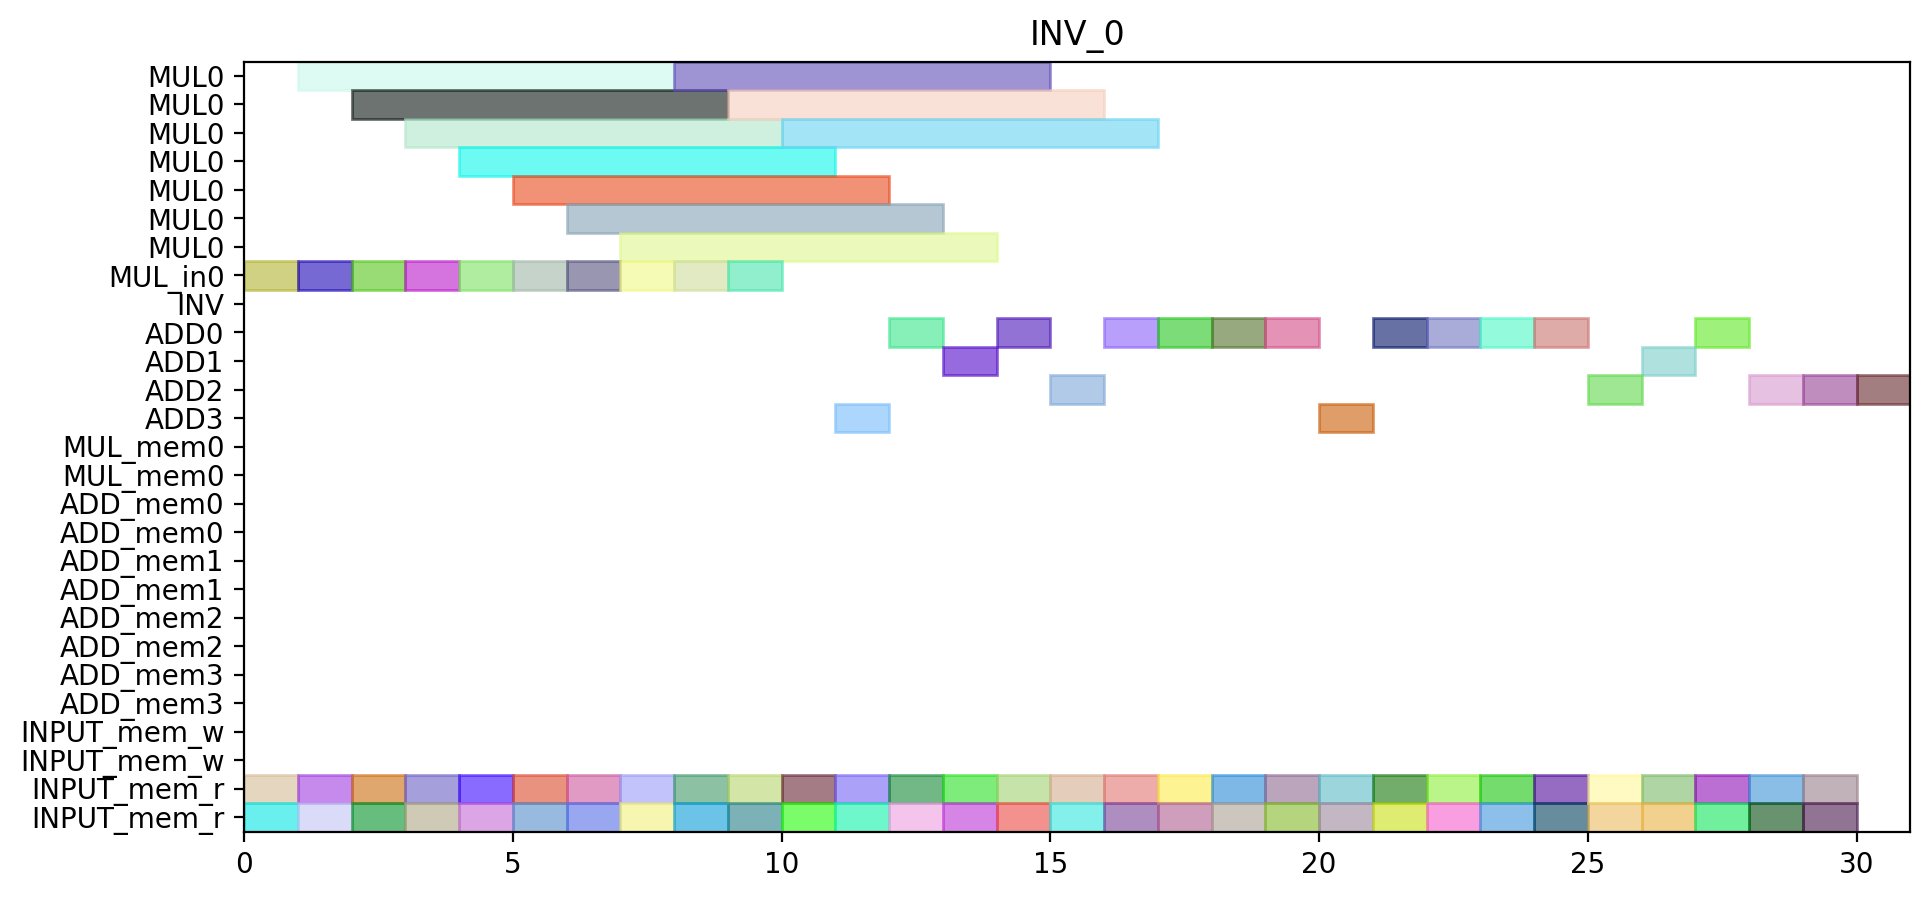

This figure's Python source:
from pyschedule import Scenario, solvers, plotters, alt


def solve():
	horizon = 131
	S = Scenario("INV_0", horizon=horizon)

	# resource
	MUL = S.Resources('MUL', num=1, size=7)
	MUL_in = S.Resources('MUL_in', num=1)
	INV = S.Resource('INV')
	ADD = S.Resources('ADD', num=4, periods=range(1, horizon))
	MUL_mem = S.Resources('MUL_mem', num=1, size=2)
	ADD_mem = S.Resources('ADD_mem', num=4, size=2)
	INPUT_mem_w = S.Resource('INPUT_mem_w', size=2)
	INPUT_mem_r = S.Resource('INPUT_mem_r', size=2)

	# result of previous scheduling

	# new tasks
	c_aa_a1_0 = S.Task('c_aa_a1_0', length=1, delay_cost=1)
	c_aa_a1_0 += alt(ADD)

	c_aa_a1_0_mem0 = S.Task('c_aa_a1_0_mem0', length=1, delay_cost=1)
	c_aa_a1_0_mem0 += INPUT_mem_r
	S += c_aa_a1_0_mem0 <= c_aa_a1_0

	c_aa_a1_0_mem1 = S.Task('c_aa_a1_0_mem1', length=1, delay_cost=1)
	c_aa_a1_0_mem1 += INPUT_mem_r
	S += c_aa_a1_0_mem1 <= c_aa_a1_0

	c_aa_a1_1 = S.Task('c_aa_a1_1', length=1, delay_cost=1)
	c_aa_a1_1 += alt(ADD)

	c_aa_a1_1_mem0 = S.Task('c_aa_a1_1_mem0', length=1, delay_cost=1)
	c_aa_a1_1_mem0 += INPUT_mem_r
	S += c_aa_a1_1_mem0 <= c_aa_a1_1

	c_aa_a1_1_mem1 = S.Task('c_aa_a1_1_mem1', length=1, delay_cost=1)
	c_aa_a1_1_mem1 += INPUT_mem_r
	S += c_aa_a1_1_mem1 <= c_aa_a1_1

	c_aa_t10 = S.Task('c_aa_t10', length=1, delay_cost=1)
	c_aa_t10 += alt(ADD)

	c_aa_t10_mem0 = S.Task('c_aa_t10_mem0', length=1, delay_cost=1)
	c_aa_t10_mem0 += INPUT_mem_r
	S += c_aa_t10_mem0 <= c_aa_t10

	c_aa_t10_mem1 = S.Task('c_aa_t10_mem1', length=1, delay_cost=1)
	c_aa_t10_mem1 += INPUT_mem_r
	S += c_aa_t10_mem1 <= c_aa_t10

	c_aa_t11 = S.Task('c_aa_t11', length=1, delay_cost=1)
	c_aa_t11 += alt(ADD)

	c_aa_t11_mem0 = S.Task('c_aa_t11_mem0', length=1, delay_cost=1)
	c_aa_t11_mem0 += INPUT_mem_r
	S += c_aa_t11_mem0 <= c_aa_t11

	c_aa_t11_mem1 = S.Task('c_aa_t11_mem1', length=1, delay_cost=1)
	c_aa_t11_mem1 += INPUT_mem_r
	S += c_aa_t11_mem1 <= c_aa_t11

	c_aa_t3_t0_in = S.Task('c_aa_t3_t0_in', length=1, delay_cost=1)
	c_aa_t3_t0_in += alt(MUL_in)
	c_aa_t3_t0 = S.Task('c_aa_t3_t0', length=7, delay_cost=1)
	c_aa_t3_t0 += alt(MUL)
	S += c_aa_t3_t0>=c_aa_t3_t0_in

	c_aa_t3_t0_mem0 = S.Task('c_aa_t3_t0_mem0', length=1, delay_cost=1)
	c_aa_t3_t0_mem0 += INPUT_mem_r
	S += c_aa_t3_t0_mem0 <= c_aa_t3_t0

	c_aa_t3_t0_mem1 = S.Task('c_aa_t3_t0_mem1', length=1, delay_cost=1)
	c_aa_t3_t0_mem1 += INPUT_mem_r
	S += c_aa_t3_t0_mem1 <= c_aa_t3_t0

	c_aa_t3_t1_in = S.Task('c_aa_t3_t1_in', length=1, delay_cost=1)
	c_aa_t3_t1_in += alt(MUL_in)
	c_aa_t3_t1 = S.Task('c_aa_t3_t1', length=7, delay_cost=1)
	c_aa_t3_t1 += alt(MUL)
	S += c_aa_t3_t1>=c_aa_t3_t1_in

	c_aa_t3_t1_mem0 = S.Task('c_aa_t3_t1_mem0', length=1, delay_cost=1)
	c_aa_t3_t1_mem0 += INPUT_mem_r
	S += c_aa_t3_t1_mem0 <= c_aa_t3_t1

	c_aa_t3_t1_mem1 = S.Task('c_aa_t3_t1_mem1', length=1, delay_cost=1)
	c_aa_t3_t1_mem1 += INPUT_mem_r
	S += c_aa_t3_t1_mem1 <= c_aa_t3_t1

	c_aa_t3_t2 = S.Task('c_aa_t3_t2', length=1, delay_cost=1)
	c_aa_t3_t2 += alt(ADD)

	c_aa_t3_t2_mem0 = S.Task('c_aa_t3_t2_mem0', length=1, delay_cost=1)
	c_aa_t3_t2_mem0 += INPUT_mem_r
	S += c_aa_t3_t2_mem0 <= c_aa_t3_t2

	c_aa_t3_t2_mem1 = S.Task('c_aa_t3_t2_mem1', length=1, delay_cost=1)
	c_aa_t3_t2_mem1 += INPUT_mem_r
	S += c_aa_t3_t2_mem1 <= c_aa_t3_t2

	c_aa_t3_t3 = S.Task('c_aa_t3_t3', length=1, delay_cost=1)
	c_aa_t3_t3 += alt(ADD)

	c_aa_t3_t3_mem0 = S.Task('c_aa_t3_t3_mem0', length=1, delay_cost=1)
	c_aa_t3_t3_mem0 += INPUT_mem_r
	S += c_aa_t3_t3_mem0 <= c_aa_t3_t3

	c_aa_t3_t3_mem1 = S.Task('c_aa_t3_t3_mem1', length=1, delay_cost=1)
	c_aa_t3_t3_mem1 += INPUT_mem_r
	S += c_aa_t3_t3_mem1 <= c_aa_t3_t3

	c_bb_a1_0 = S.Task('c_bb_a1_0', length=1, delay_cost=1)
	c_bb_a1_0 += alt(ADD)

	c_bb_a1_0_mem0 = S.Task('c_bb_a1_0_mem0', length=1, delay_cost=1)
	c_bb_a1_0_mem0 += INPUT_mem_r
	S += c_bb_a1_0_mem0 <= c_bb_a1_0

	c_bb_a1_0_mem1 = S.Task('c_bb_a1_0_mem1', length=1, delay_cost=1)
	c_bb_a1_0_mem1 += INPUT_mem_r
	S += c_bb_a1_0_mem1 <= c_bb_a1_0

	c_bb_a1_1 = S.Task('c_bb_a1_1', length=1, delay_cost=1)
	c_bb_a1_1 += alt(ADD)

	c_bb_a1_1_mem0 = S.Task('c_bb_a1_1_mem0', length=1, delay_cost=1)
	c_bb_a1_1_mem0 += INPUT_mem_r
	S += c_bb_a1_1_mem0 <= c_bb_a1_1

	c_bb_a1_1_mem1 = S.Task('c_bb_a1_1_mem1', length=1, delay_cost=1)
	c_bb_a1_1_mem1 += INPUT_mem_r
	S += c_bb_a1_1_mem1 <= c_bb_a1_1

	c_bb_t10 = S.Task('c_bb_t10', length=1, delay_cost=1)
	c_bb_t10 += alt(ADD)

	c_bb_t10_mem0 = S.Task('c_bb_t10_mem0', length=1, delay_cost=1)
	c_bb_t10_mem0 += INPUT_mem_r
	S += c_bb_t10_mem0 <= c_bb_t10

	c_bb_t10_mem1 = S.Task('c_bb_t10_mem1', length=1, delay_cost=1)
	c_bb_t10_mem1 += INPUT_mem_r
	S += c_bb_t10_mem1 <= c_bb_t10

	c_bb_t11 = S.Task('c_bb_t11', length=1, delay_cost=1)
	c_bb_t11 += alt(ADD)

	c_bb_t11_mem0 = S.Task('c_bb_t11_mem0', length=1, delay_cost=1)
	c_bb_t11_mem0 += INPUT_mem_r
	S += c_bb_t11_mem0 <= c_bb_t11

	c_bb_t11_mem1 = S.Task('c_bb_t11_mem1', length=1, delay_cost=1)
	c_bb_t11_mem1 += INPUT_mem_r
	S += c_bb_t11_mem1 <= c_bb_t11

	c_bb_t3_t0_in = S.Task('c_bb_t3_t0_in', length=1, delay_cost=1)
	c_bb_t3_t0_in += alt(MUL_in)
	c_bb_t3_t0 = S.Task('c_bb_t3_t0', length=7, delay_cost=1)
	c_bb_t3_t0 += alt(MUL)
	S += c_bb_t3_t0>=c_bb_t3_t0_in

	c_bb_t3_t0_mem0 = S.Task('c_bb_t3_t0_mem0', length=1, delay_cost=1)
	c_bb_t3_t0_mem0 += INPUT_mem_r
	S += c_bb_t3_t0_mem0 <= c_bb_t3_t0

	c_bb_t3_t0_mem1 = S.Task('c_bb_t3_t0_mem1', length=1, delay_cost=1)
	c_bb_t3_t0_mem1 += INPUT_mem_r
	S += c_bb_t3_t0_mem1 <= c_bb_t3_t0

	c_bb_t3_t1_in = S.Task('c_bb_t3_t1_in', length=1, delay_cost=1)
	c_bb_t3_t1_in += alt(MUL_in)
	c_bb_t3_t1 = S.Task('c_bb_t3_t1', length=7, delay_cost=1)
	c_bb_t3_t1 += alt(MUL)
	S += c_bb_t3_t1>=c_bb_t3_t1_in

	c_bb_t3_t1_mem0 = S.Task('c_bb_t3_t1_mem0', length=1, delay_cost=1)
	c_bb_t3_t1_mem0 += INPUT_mem_r
	S += c_bb_t3_t1_mem0 <= c_bb_t3_t1

	c_bb_t3_t1_mem1 = S.Task('c_bb_t3_t1_mem1', length=1, delay_cost=1)
	c_bb_t3_t1_mem1 += INPUT_mem_r
	S += c_bb_t3_t1_mem1 <= c_bb_t3_t1

	c_bb_t3_t2 = S.Task('c_bb_t3_t2', length=1, delay_cost=1)
	c_bb_t3_t2 += alt(ADD)

	c_bb_t3_t2_mem0 = S.Task('c_bb_t3_t2_mem0', length=1, delay_cost=1)
	c_bb_t3_t2_mem0 += INPUT_mem_r
	S += c_bb_t3_t2_mem0 <= c_bb_t3_t2

	c_bb_t3_t2_mem1 = S.Task('c_bb_t3_t2_mem1', length=1, delay_cost=1)
	c_bb_t3_t2_mem1 += INPUT_mem_r
	S += c_bb_t3_t2_mem1 <= c_bb_t3_t2

	c_bb_t3_t3 = S.Task('c_bb_t3_t3', length=1, delay_cost=1)
	c_bb_t3_t3 += alt(ADD)

	c_bb_t3_t3_mem0 = S.Task('c_bb_t3_t3_mem0', length=1, delay_cost=1)
	c_bb_t3_t3_mem0 += INPUT_mem_r
	S += c_bb_t3_t3_mem0 <= c_bb_t3_t3

	c_bb_t3_t3_mem1 = S.Task('c_bb_t3_t3_mem1', length=1, delay_cost=1)
	c_bb_t3_t3_mem1 += INPUT_mem_r
	S += c_bb_t3_t3_mem1 <= c_bb_t3_t3

	c_cc_a1_0 = S.Task('c_cc_a1_0', length=1, delay_cost=1)
	c_cc_a1_0 += alt(ADD)

	c_cc_a1_0_mem0 = S.Task('c_cc_a1_0_mem0', length=1, delay_cost=1)
	c_cc_a1_0_mem0 += INPUT_mem_r
	S += c_cc_a1_0_mem0 <= c_cc_a1_0

	c_cc_a1_0_mem1 = S.Task('c_cc_a1_0_mem1', length=1, delay_cost=1)
	c_cc_a1_0_mem1 += INPUT_mem_r
	S += c_cc_a1_0_mem1 <= c_cc_a1_0

	c_cc_a1_1 = S.Task('c_cc_a1_1', length=1, delay_cost=1)
	c_cc_a1_1 += alt(ADD)

	c_cc_a1_1_mem0 = S.Task('c_cc_a1_1_mem0', length=1, delay_cost=1)
	c_cc_a1_1_mem0 += INPUT_mem_r
	S += c_cc_a1_1_mem0 <= c_cc_a1_1

	c_cc_a1_1_mem1 = S.Task('c_cc_a1_1_mem1', length=1, delay_cost=1)
	c_cc_a1_1_mem1 += INPUT_mem_r
	S += c_cc_a1_1_mem1 <= c_cc_a1_1

	c_cc_t10 = S.Task('c_cc_t10', length=1, delay_cost=1)
	c_cc_t10 += alt(ADD)

	c_cc_t10_mem0 = S.Task('c_cc_t10_mem0', length=1, delay_cost=1)
	c_cc_t10_mem0 += INPUT_mem_r
	S += c_cc_t10_mem0 <= c_cc_t10

	c_cc_t10_mem1 = S.Task('c_cc_t10_mem1', length=1, delay_cost=1)
	c_cc_t10_mem1 += INPUT_mem_r
	S += c_cc_t10_mem1 <= c_cc_t10

	c_cc_t11 = S.Task('c_cc_t11', length=1, delay_cost=1)
	c_cc_t11 += alt(ADD)

	c_cc_t11_mem0 = S.Task('c_cc_t11_mem0', length=1, delay_cost=1)
	c_cc_t11_mem0 += INPUT_mem_r
	S += c_cc_t11_mem0 <= c_cc_t11

	c_cc_t11_mem1 = S.Task('c_cc_t11_mem1', length=1, delay_cost=1)
	c_cc_t11_mem1 += INPUT_mem_r
	S += c_cc_t11_mem1 <= c_cc_t11

	c_cc_t3_t0_in = S.Task('c_cc_t3_t0_in', length=1, delay_cost=1)
	c_cc_t3_t0_in += alt(MUL_in)
	c_cc_t3_t0 = S.Task('c_cc_t3_t0', length=7, delay_cost=1)
	c_cc_t3_t0 += alt(MUL)
	S += c_cc_t3_t0>=c_cc_t3_t0_in

	c_cc_t3_t0_mem0 = S.Task('c_cc_t3_t0_mem0', length=1, delay_cost=1)
	c_cc_t3_t0_mem0 += INPUT_mem_r
	S += c_cc_t3_t0_mem0 <= c_cc_t3_t0

	c_cc_t3_t0_mem1 = S.Task('c_cc_t3_t0_mem1', length=1, delay_cost=1)
	c_cc_t3_t0_mem1 += INPUT_mem_r
	S += c_cc_t3_t0_mem1 <= c_cc_t3_t0

	c_cc_t3_t1_in = S.Task('c_cc_t3_t1_in', length=1, delay_cost=1)
	c_cc_t3_t1_in += alt(MUL_in)
	c_cc_t3_t1 = S.Task('c_cc_t3_t1', length=7, delay_cost=1)
	c_cc_t3_t1 += alt(MUL)
	S += c_cc_t3_t1>=c_cc_t3_t1_in

	c_cc_t3_t1_mem0 = S.Task('c_cc_t3_t1_mem0', length=1, delay_cost=1)
	c_cc_t3_t1_mem0 += INPUT_mem_r
	S += c_cc_t3_t1_mem0 <= c_cc_t3_t1

	c_cc_t3_t1_mem1 = S.Task('c_cc_t3_t1_mem1', length=1, delay_cost=1)
	c_cc_t3_t1_mem1 += INPUT_mem_r
	S += c_cc_t3_t1_mem1 <= c_cc_t3_t1

	c_cc_t3_t2 = S.Task('c_cc_t3_t2', length=1, delay_cost=1)
	c_cc_t3_t2 += alt(ADD)

	c_cc_t3_t2_mem0 = S.Task('c_cc_t3_t2_mem0', length=1, delay_cost=1)
	c_cc_t3_t2_mem0 += INPUT_mem_r
	S += c_cc_t3_t2_mem0 <= c_cc_t3_t2

	c_cc_t3_t2_mem1 = S.Task('c_cc_t3_t2_mem1', length=1, delay_cost=1)
	c_cc_t3_t2_mem1 += INPUT_mem_r
	S += c_cc_t3_t2_mem1 <= c_cc_t3_t2

	c_cc_t3_t3 = S.Task('c_cc_t3_t3', length=1, delay_cost=1)
	c_cc_t3_t3 += alt(ADD)

	c_cc_t3_t3_mem0 = S.Task('c_cc_t3_t3_mem0', length=1, delay_cost=1)
	c_cc_t3_t3_mem0 += INPUT_mem_r
	S += c_cc_t3_t3_mem0 <= c_cc_t3_t3

	c_cc_t3_t3_mem1 = S.Task('c_cc_t3_t3_mem1', length=1, delay_cost=1)
	c_cc_t3_t3_mem1 += INPUT_mem_r
	S += c_cc_t3_t3_mem1 <= c_cc_t3_t3

	c_ab_t0_t0_in = S.Task('c_ab_t0_t0_in', length=1, delay_cost=1)
	c_ab_t0_t0_in += alt(MUL_in)
	c_ab_t0_t0 = S.Task('c_ab_t0_t0', length=7, delay_cost=1)
	c_ab_t0_t0 += alt(MUL)
	S += c_ab_t0_t0>=c_ab_t0_t0_in

	c_ab_t0_t0_mem0 = S.Task('c_ab_t0_t0_mem0', length=1, delay_cost=1)
	c_ab_t0_t0_mem0 += INPUT_mem_r
	S += c_ab_t0_t0_mem0 <= c_ab_t0_t0

	c_ab_t0_t0_mem1 = S.Task('c_ab_t0_t0_mem1', length=1, delay_cost=1)
	c_ab_t0_t0_mem1 += INPUT_mem_r
	S += c_ab_t0_t0_mem1 <= c_ab_t0_t0

	c_ab_t0_t1_in = S.Task('c_ab_t0_t1_in', length=1, delay_cost=1)
	c_ab_t0_t1_in += alt(MUL_in)
	c_ab_t0_t1 = S.Task('c_ab_t0_t1', length=7, delay_cost=1)
	c_ab_t0_t1 += alt(MUL)
	S += c_ab_t0_t1>=c_ab_t0_t1_in

	c_ab_t0_t1_mem0 = S.Task('c_ab_t0_t1_mem0', length=1, delay_cost=1)
	c_ab_t0_t1_mem0 += INPUT_mem_r
	S += c_ab_t0_t1_mem0 <= c_ab_t0_t1

	c_ab_t0_t1_mem1 = S.Task('c_ab_t0_t1_mem1', length=1, delay_cost=1)
	c_ab_t0_t1_mem1 += INPUT_mem_r
	S += c_ab_t0_t1_mem1 <= c_ab_t0_t1

	c_ab_t0_t2 = S.Task('c_ab_t0_t2', length=1, delay_cost=1)
	c_ab_t0_t2 += alt(ADD)

	c_ab_t0_t2_mem0 = S.Task('c_ab_t0_t2_mem0', length=1, delay_cost=1)
	c_ab_t0_t2_mem0 += INPUT_mem_r
	S += c_ab_t0_t2_mem0 <= c_ab_t0_t2

	c_ab_t0_t2_mem1 = S.Task('c_ab_t0_t2_mem1', length=1, delay_cost=1)
	c_ab_t0_t2_mem1 += INPUT_mem_r
	S += c_ab_t0_t2_mem1 <= c_ab_t0_t2

	c_ab_t0_t3 = S.Task('c_ab_t0_t3', length=1, delay_cost=1)
	c_ab_t0_t3 += alt(ADD)

	c_ab_t0_t3_mem0 = S.Task('c_ab_t0_t3_mem0', length=1, delay_cost=1)
	c_ab_t0_t3_mem0 += INPUT_mem_r
	S += c_ab_t0_t3_mem0 <= c_ab_t0_t3

	c_ab_t0_t3_mem1 = S.Task('c_ab_t0_t3_mem1', length=1, delay_cost=1)
	c_ab_t0_t3_mem1 += INPUT_mem_r
	S += c_ab_t0_t3_mem1 <= c_ab_t0_t3

	c_ab_t1_t0_in = S.Task('c_ab_t1_t0_in', length=1, delay_cost=1)
	c_ab_t1_t0_in += alt(MUL_in)
	c_ab_t1_t0 = S.Task('c_ab_t1_t0', length=7, delay_cost=1)
	c_ab_t1_t0 += alt(MUL)
	S += c_ab_t1_t0>=c_ab_t1_t0_in

	c_ab_t1_t0_mem0 = S.Task('c_ab_t1_t0_mem0', length=1, delay_cost=1)
	c_ab_t1_t0_mem0 += INPUT_mem_r
	S += c_ab_t1_t0_mem0 <= c_ab_t1_t0

	c_ab_t1_t0_mem1 = S.Task('c_ab_t1_t0_mem1', length=1, delay_cost=1)
	c_ab_t1_t0_mem1 += INPUT_mem_r
	S += c_ab_t1_t0_mem1 <= c_ab_t1_t0

	c_ab_t1_t1_in = S.Task('c_ab_t1_t1_in', length=1, delay_cost=1)
	c_ab_t1_t1_in += alt(MUL_in)
	c_ab_t1_t1 = S.Task('c_ab_t1_t1', length=7, delay_cost=1)
	c_ab_t1_t1 += alt(MUL)
	S += c_ab_t1_t1>=c_ab_t1_t1_in

	c_ab_t1_t1_mem0 = S.Task('c_ab_t1_t1_mem0', length=1, delay_cost=1)
	c_ab_t1_t1_mem0 += INPUT_mem_r
	S += c_ab_t1_t1_mem0 <= c_ab_t1_t1

	c_ab_t1_t1_mem1 = S.Task('c_ab_t1_t1_mem1', length=1, delay_cost=1)
	c_ab_t1_t1_mem1 += INPUT_mem_r
	S += c_ab_t1_t1_mem1 <= c_ab_t1_t1

	solvers.mip.solve(S,msg=1,kind='CPLEX',ratio_gap=1.01)

	solution = [['hoge']*len(S.solution()[1]) for i in range(len(S.solution()))]
	for i in range(len(S.solution())):
		for j in range(len(S.solution()[i])):
			solution[i][j]=str(S.solution()[i][j])
	print(solution)

	cycles = int(solution[-1][3])

	pic_file_name = "/home/mfukuda/pairing_automation_design2/bls12-381/scheduling/INV_mul1_add4/INV_0.png"
	if(S.solution() != []):
		plotters.matplotlib.plot(S,img_filename=pic_file_name, vertical_text=True, fig_size=(cycles*0.25+3, 5), show_task_labels=False)

	return solution
